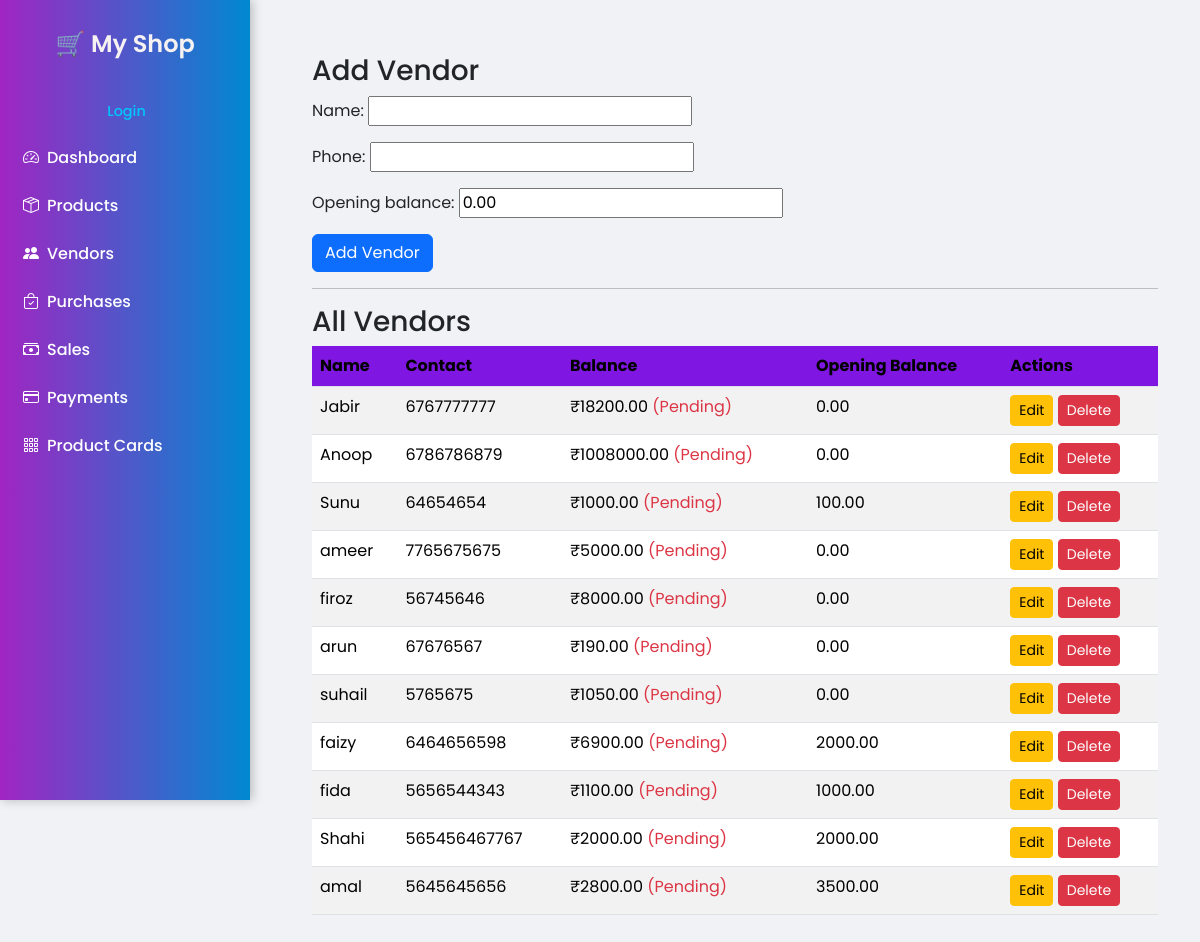
The app's page /vendors/ with its own data.
### core/models.py (models this page shows, shortened)
class Vendor(models.Model):
    name = models.CharField(max_length=150)
    phone = models.CharField(max_length=15, blank=True)
    opening_balance = models.DecimalField(max_digits=10, decimal_places=2, default=Decimal('0.00'))
    balance = models.DecimalField(max_digits=10, decimal_places=2, default=Decimal('0.00'))
    def pending_total(self):
        total_purchases = sum(p.total_price for p in self.purchases.all())
        total_payments = sum(pay.amount for pay in self.payments.all())
        return self.opening_balance + total_purchases - total_payments
    def update_balance(self):
        self.balance = self.pending_total()
        self.save(update_fields=['balance'])

### core/views.py (the view)
# urls.py: path('vendors/', views.vendors, name='vendors'),
def vendors(request, edit_vendor_id=None):
    vendor_instance = None
    editing = False
    if edit_vendor_id:
        vendor_instance = get_object_or_404(Vendor, id=edit_vendor_id)
        editing = True
    if request.method == "POST":
        form = VendorForm(request.POST, instance=vendor_instance)
        if form.is_valid():
            vendor = form.save(commit=False)
            vendor.save()
            vendor.update_balance()
            return redirect('vendors')
    else:
        form = VendorForm(instance=vendor_instance)
    all_vendors = Vendor.objects.all()
    for v in all_vendors:
        v.update_balance()
    context = {
        'form': form,
        'vendors': all_vendors,
        'editing': editing,
        'edit_vendor_id': edit_vendor_id,
    }
    return render(request, 'core/vendors.html', context)

### core/forms.py
class VendorForm(forms.ModelForm):
    class Meta:
        model = Vendor
        fields = ['name', 'phone', 'opening_balance']

### core/templates/core/vendors.html (shortened to what this page needs)
{% extends 'core/base.html' %}
{% block content %}
<div class="container mt-4">
    <h3>{% if editing %}Edit Vendor{% else %}Add Vendor{% endif %}</h3>
    <form method="POST">
        {{ form.as_p }}
        <button type="submit" class="btn btn-primary">
            {% if editing %}Save Changes{% else %}Add Vendor{% endif %}
        </button>
    </form>
    <hr>
    <h3>All Vendors</h3>
    <table class="table table-striped">
        <thead>
            <tr>
                <th>Name</th>
                <th>Contact</th>
                <th>Balance</th>
                <th>Opening Balance</th>
                <th>Actions</th>
            </tr>
        </thead>
        <tbody>
            {% for vendor in vendors %}
            <tr>
                <td>{{ vendor.name }}</td>
                <td>{{ vendor.phone }}</td>
                <td>
    ₹{{ vendor.balance }}
    {% if vendor.balance > 0 %}
        <span class="text-danger">(Pending)</span>
    {% else %}
        <span class="text-success">(Settled)</span>
    {% endif %}
</td>
<td>{{vendor.opening_balance}}</td>
                <td>
                    <a href="{% url 'vendors_edit' vendor.id %}" class="btn btn-sm btn-warning">Edit</a>
                    <form action="{% url 'vendors_delete' vendor.id %}" method="POST" style="display:inline;">
                        <button type="submit" class="btn btn-sm btn-danger">Delete</button>
                    </form>
                </td>
            </tr>
            {% empty %}
            <tr>
                <td colspan="4">No vendors found.</td>
            </tr>
            {% endfor %}
        </tbody>
    </table>
</div>
{% endblock %}

### core/templates/core/base.html (shortened to what this page needs)
<!DOCTYPE html>
<html lang="en">
<head>
  <link href="https://cdn.jsdelivr.net/npm/bootstrap@5.3.2/dist/css/bootstrap.min.css" rel="stylesheet">
  <link href="https://cdn.jsdelivr.net/npm/bootstrap-icons@1.11.1/font/bootstrap-icons.css" rel="stylesheet">
</head>
<body>
  <div class="sidebar">
    <h4>🛒 My Shop</h4>
    {% if user.is_authenticated %}
      <div class="auth-links">
        <a href="{% url 'logout' %}">Logout ({{ user.username }})</a>
      </div>
    {% else %}
      <div class="auth-links">
        <a href="{% url 'login' %}">Login</a>
      </div>
    {% endif %}
    <a href="{% url 'dashboard' %}"><i class="bi bi-speedometer2 me-2"></i>Dashboard</a>
    <a href="{% url 'products' %}"><i class="bi bi-box-seam me-2"></i>Products</a>
    <a href="{% url 'vendors' %}"><i class="bi bi-people-fill me-2"></i>Vendors</a>
    <a href="{% url 'purchases' %}"><i class="bi bi-bag-check me-2"></i>Purchases</a>
    <a href="{% url 'sales' %}"><i class="bi bi-cash-stack me-2"></i>Sales</a>
    <a href="{% url 'payments' %}"><i class="bi bi-credit-card me-2"></i>Payments</a>
    <a href="{% url 'product_list' %}"><i class="bi bi-grid-3x3-gap me-2"></i>Product Cards</a>
  </div>
  <div class="content">
    {% block content %}
    {% endblock %}
  </div>
</body>
</html>

### core/templates/core/base.html (style rules this page uses)
body { font-family: 'Poppins', sans-serif; background: #f0f2f5; }
.sidebar { height: 100vh; width: 250px; position: fixed; left: 0; top: 0; background:linear-gradient(-90deg, #0089D0 0%, #A125C2 100%); color: white; padding-top: 30px; box-shadow: 2px 0 10px rgba(49, 48, 48, 0.3); }
.sidebar h4 { text-align: center; color: #f7f2f2; font-weight: 600; margin-bottom: 30px; }
.sidebar a { color: #ffffff; text-decoration: none; display: block; padding: 12px 20px; transition: 0.3s; font-weight: 500; border-left: 3px solid transparent; }
.content { margin-left: 270px; padding: 30px; min-height: 100vh; }
th { background-color: #7f16e1 !important; color: white; }
.auth-links { text-align: center; margin-top: 20px; font-size: 0.9rem; }
.auth-links a { color: #00c6ff; text-decoration: none; }

### records on screen
Vendor: name "Jabir", phone "6767777777", balance "18200.00", shows "(Pending)", opening_balance "0.00"
Vendor: name "Anoop", phone "6786786879", balance "1008000.00", shows "(Pending)", opening_balance "0.00"
Vendor: name "Sunu", phone "64654654", balance "1000.00", shows "(Pending)", opening_balance "100.00"
Vendor: name "ameer", phone "7765675675", balance "5000.00", shows "(Pending)", opening_balance "0.00"
Vendor: name "firoz", phone "56745646", balance "8000.00", shows "(Pending)", opening_balance "0.00"
Vendor: name "arun", phone "67676567", balance "190.00", shows "(Pending)", opening_balance "0.00"
Vendor: name "suhail", phone "5765675", balance "1050.00", shows "(Pending)", opening_balance "0.00"
Vendor: name "faizy", phone "6464656598", balance "6900.00", shows "(Pending)", opening_balance "2000.00"
Vendor: name "fida", phone "5656544343", balance "1100.00", shows "(Pending)", opening_balance "1000.00"
Vendor: name "Shahi", phone "565456467767", balance "2000.00", shows "(Pending)", opening_balance "2000.00"
Vendor: name "amal", phone "5645645656", balance "2800.00", shows "(Pending)", opening_balance "3500.00"
